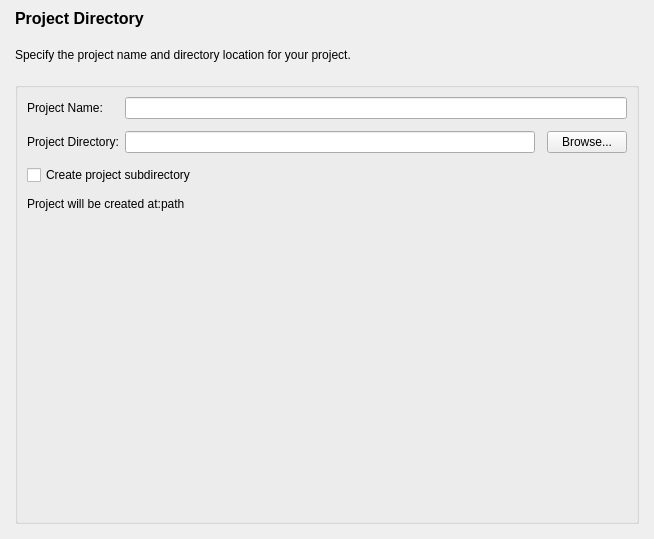
<?xml version="1.0" encoding="UTF-8"?>
<ui version="4.0">
 <class>locationForm</class>
 <widget class="QWidget" name="locationForm">
  <property name="geometry">
   <rect>
    <x>0</x>
    <y>0</y>
    <width>654</width>
    <height>539</height>
   </rect>
  </property>
  <property name="windowTitle">
   <string>Form</string>
  </property>
  <layout class="QVBoxLayout" name="verticalLayout_4">
   <property name="spacing">
    <number>20</number>
   </property>
   <property name="leftMargin">
    <number>15</number>
   </property>
   <property name="topMargin">
    <number>9</number>
   </property>
   <property name="rightMargin">
    <number>15</number>
   </property>
   <property name="bottomMargin">
    <number>15</number>
   </property>
   <item>
    <widget class="QLabel" name="m_labelTitle">
     <property name="font">
      <font>
       <pointsize>12</pointsize>
       <bold>true</bold>
       <kerning>true</kerning>
      </font>
     </property>
     <property name="text">
      <string>Project Directory</string>
     </property>
     <property name="textFormat">
      <enum>Qt::AutoText</enum>
     </property>
    </widget>
   </item>
   <item>
    <widget class="QLabel" name="m_labelText">
     <property name="text">
      <string>Specify the project name and directory location for your project.</string>
     </property>
     <property name="wordWrap">
      <bool>true</bool>
     </property>
    </widget>
   </item>
   <item>
    <widget class="QGroupBox" name="m_groupBox">
     <property name="styleSheet">
      <string notr="true"/>
     </property>
     <property name="title">
      <string/>
     </property>
     <layout class="QVBoxLayout" name="verticalLayout_3">
      <property name="spacing">
       <number>12</number>
      </property>
      <item>
       <layout class="QHBoxLayout" name="horizontalLayout_2">
        <property name="spacing">
         <number>6</number>
        </property>
        <item>
         <layout class="QVBoxLayout" name="verticalLayout_2">
          <property name="spacing">
           <number>12</number>
          </property>
          <item>
           <widget class="QLabel" name="m_labelPname">
            <property name="text">
             <string>Project Name:</string>
            </property>
            <property name="buddy">
             <cstring>m_lineEditPname</cstring>
            </property>
           </widget>
          </item>
          <item>
           <widget class="QLabel" name="m_labelPpath">
            <property name="text">
             <string>Project Directory:</string>
            </property>
            <property name="buddy">
             <cstring>m_lineEditPpath</cstring>
            </property>
           </widget>
          </item>
         </layout>
        </item>
        <item>
         <layout class="QVBoxLayout" name="verticalLayout">
          <property name="spacing">
           <number>12</number>
          </property>
          <item>
           <widget class="QLineEdit" name="m_lineEditPname"/>
          </item>
          <item>
           <layout class="QHBoxLayout" name="horizontalLayout" stretch="90,10">
            <item>
             <widget class="QLineEdit" name="m_lineEditPpath">
             </widget>
            </item>
            <item>
             <widget class="QPushButton" name="m_btnBrowse">
              <property name="text">
               <string>Browse...</string>
              </property>
             </widget>
            </item>
           </layout>
          </item>
         </layout>
        </item>
       </layout>
      </item>
      <item>
       <widget class="QCheckBox" name="m_checkBox">
        <property name="text">
         <string>Create project subdirectory</string>
        </property>
        <property name="checked">
         <bool>false</bool>
        </property>
       </widget>
      </item>
      <item>
       <layout class="QHBoxLayout" name="horizontalLayout_3" stretch="10,90">
        <property name="spacing">
         <number>0</number>
        </property>
        <item>
         <widget class="QLabel" name="m_labelPath0">
          <property name="text">
           <string>Project will be created at:</string>
          </property>
         </widget>
        </item>
        <item>
         <widget class="QLabel" name="m_labelPath1">
          <property name="text">
           <string>path</string>
          </property>
          <property name="wordWrap">
           <bool>true</bool>
          </property>
         </widget>
        </item>
       </layout>
      </item>
      <item>
       <spacer name="verticalSpacer">
        <property name="orientation">
         <enum>Qt::Vertical</enum>
        </property>
        <property name="sizeHint" stdset="0">
         <size>
          <width>20</width>
          <height>207</height>
         </size>
        </property>
       </spacer>
      </item>
     </layout>
    </widget>
   </item>
  </layout>
 </widget>
 <tabstops>
  <tabstop>m_lineEditPname</tabstop>
  <tabstop>m_lineEditPpath</tabstop>
  <tabstop>m_btnBrowse</tabstop>
  <tabstop>m_checkBox</tabstop>
 </tabstops>
 <resources/>
 <connections/>
</ui>
